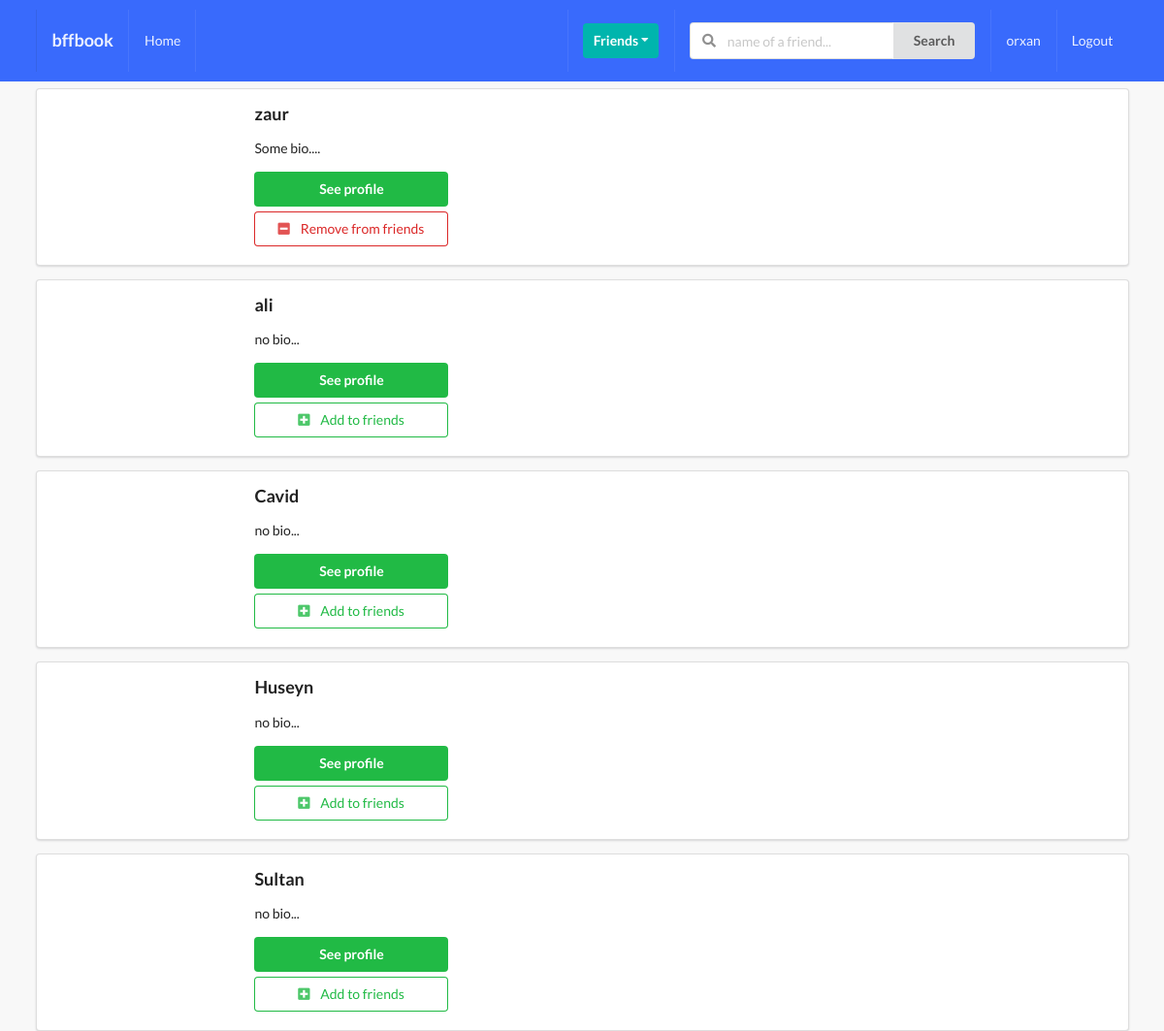
The page /profiles/all-profiles/ (signed in) on the database its author committed.
### profiles/models.py (models this page shows, shortened)
class Profile(models.Model):
    first_name=models.CharField(max_length=200,blank=True)
    last_name =models.CharField(max_length=200,blank=True)
    user=models.OneToOneField(User, on_delete=models.CASCADE)
    bio=models.TextField(default='no bio...',max_length=3000)
    email=models.EmailField(max_length=200,blank=True)
    country=models.CharField(max_length=200,blank=True)
    avatar=models.ImageField(default='avatar.jpg',upload_to='avatars/')
    friends=models.ManyToManyField(User,blank=True,related_name='friends')
    slug=models.SlugField(unique=True,blank=True)
    updated=models.DateTimeField(auto_now=True)
    created = models.DateTimeField(auto_now_add=True)
    objects = ProfileManager(
    )

### profiles/views.py (the view)
# urls.py: path('all-profiles/',ProfileListView.as_view(), name='all-profiles-view'),
class ProfileListView(ListView):
    model = Profile
    template_name = 'profiles/profile_list.html'
    def get_queryset(self):
        qs = Profile.objects.get_all_profiles(self.request.user)
        return qs
    def get_context_data(self, **kwargs):
        context = super().get_context_data(**kwargs)
        user = User.objects.get(username__iexact=self.request.user)
        profile = Profile.objects.get(user=user)
        rel_r = Relationship.objects.filter(sender=profile)
        rel_s = Relationship.objects.filter(receiver=profile)
        rel_receiver = []
        rel_sender = []
        for item in rel_r:
             rel_receiver.append(item.receiver.user)
        for item in rel_s:
             rel_sender.append(item.sender.user)
        context['rel_receiver'] = rel_receiver
        context['rel_sender'] = rel_sender
        context['is_empty'] = False
        if len(self.get_queryset()) == 0:
            context['is_empty'] = True
        return context

### profiles/models.py (called while the page is built)
    def get_all_profiles(self, me):
        profiles = Profile.objects.all().exclude(user=me)
        return profiles

### profiles/templates/profiles/profile_list.html (shortened to what this page needs)
{% extends 'base.html' %}
{% block content %}
  {% for obj in object_list %}
    <div class="ui segment">
      <div class="ui grid">
        <div class="row">
          <div class="three wide column">
          </div>
          <div class="thirteen wide column">
            <h3>{{obj.user}}</h3>
            <p>{{obj.bio}}</p>
            <button class="ui positive primary button mb-5 w-big">See profile</button>
            <br>
            {% if obj.user not in rel_receiver and obj.user not in rel_sender %}
              <form action="{% url 'profiles:send-invite' %}" method="POST">
                  <button type="submit" class="ui positive basic button mb-5 w-big">
                    <i class="plus square icon"></i>
                    Add to friends
                  </button>
              </form>
            {% endif %}
            {% if request.user in obj.friends.all %}
              <form action="{% url 'profiles:remove-friend' %}" method="POST">
                <button type="submit" class="ui negative basic button mb-5 w-big">
                  <i class="minus square icon"></i>
                  Remove from friends
                </button>
              </form>
            {% endif %}
          </div>
        </div>
      </div>
    </div>
  {% endfor %}
{% endblock content %}

### templates/main/navbar.html (shortened to what this page needs)
<div class="ui inverted menu nav nb-7">
  <div class="ui container">
    <a href="" class="item">
        <h3>bffbook</h3>
    </a>
    {% if request.user.is_authenticated %}
    <a href="" class="item">
        Home
    </a>
    {% endif %}
    <div class="right menu">
        {% if request.user.is_authenticated %}
        <div class="item">
            <div class="ui floating dropdown icon button teal"> Friends
                <i class="dropdown icon"></i>
             </div>
        </div>
             <div class="item">
              <form action="" method="GET">
                <div class="ui action left icon input">
                <input class="prompt" type="text" name='q' placeholder="name of a friend...">
                <button type='submit' class="ui button">Search</button>
                </div>
            </form>
            </div>
            <a href="" class="item">
                 {{ request.user }}
            </a>
            <a href="" class="ui item">
                Logout
            </a>
        {% else %}
        <a href="" class="ui item">
                Login
            </a>
        {% endif %}
    </div>
  </div>
</div>

### static/style.css (style rules this page uses)
body { background: #f8f8f8 !important; }
.nav { border-radius: 0px !important; padding: 10px 0 10px 0 !important; background-color: #396afc !important; }
.nb-7 { margin-bottom: 7px !important; }
.mb-5 { margin-bottom: 5px !important; }
.w-big { width: 200px !important; }

### rows shown on the page
Profile: user "zaur", bio "Some bio...."
Profile: user "ali", bio "no bio..."
Profile: user "Cavid", bio "no bio..."
Profile: user "Huseyn", bio "no bio..."
Profile: user "Sultan", bio "no bio..."

### other values the page prints
{{ request.user }} "orxan"
